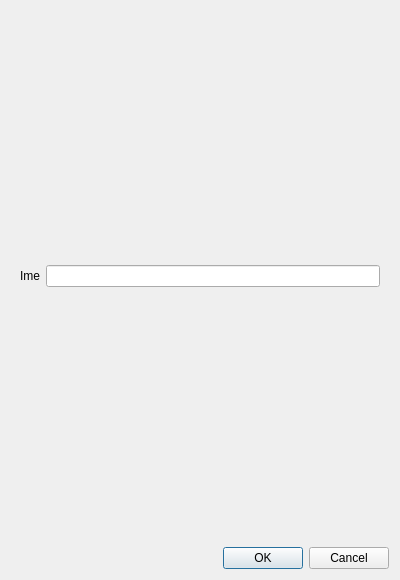
<?xml version="1.0" encoding="UTF-8"?>
<ui version="4.0">
 <class>CustomersDialog</class>
 <widget class="QDialog" name="CustomersDialog">
  <property name="geometry">
   <rect>
    <x>0</x>
    <y>0</y>
    <width>400</width>
    <height>580</height>
   </rect>
  </property>
  <property name="windowTitle">
   <string>Dialog</string>
  </property>
  <layout class="QVBoxLayout" name="verticalLayout">
   <item>
    <widget class="QWidget" name="widget" native="true">
     <layout class="QVBoxLayout" name="verticalLayout_2">
      <item>
       <layout class="QHBoxLayout" name="horizontalLayout">
        <item>
         <widget class="QLabel" name="label">
          <property name="text">
           <string>Ime</string>
          </property>
         </widget>
        </item>
        <item>
         <widget class="QLineEdit" name="Name"/>
        </item>
       </layout>
      </item>
     </layout>
    </widget>
   </item>
   <item>
    <widget class="QDialogButtonBox" name="buttonBox">
     <property name="orientation">
      <enum>Qt::Horizontal</enum>
     </property>
     <property name="standardButtons">
      <set>QDialogButtonBox::Cancel|QDialogButtonBox::Ok</set>
     </property>
    </widget>
   </item>
  </layout>
 </widget>
 <resources/>
 <connections>
  <connection>
   <sender>buttonBox</sender>
   <signal>accepted()</signal>
   <receiver>CustomersDialog</receiver>
   <slot>accept()</slot>
   <hints>
    <hint type="sourcelabel">
     <x>248</x>
     <y>254</y>
    </hint>
    <hint type="destinationlabel">
     <x>157</x>
     <y>274</y>
    </hint>
   </hints>
  </connection>
  <connection>
   <sender>buttonBox</sender>
   <signal>rejected()</signal>
   <receiver>CustomersDialog</receiver>
   <slot>reject()</slot>
   <hints>
    <hint type="sourcelabel">
     <x>316</x>
     <y>260</y>
    </hint>
    <hint type="destinationlabel">
     <x>286</x>
     <y>274</y>
    </hint>
   </hints>
  </connection>
 </connections>
</ui>
